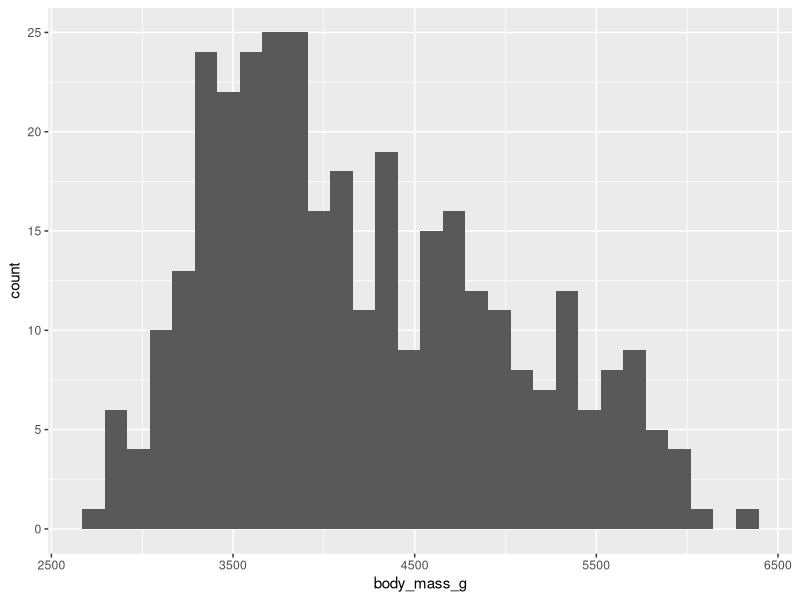
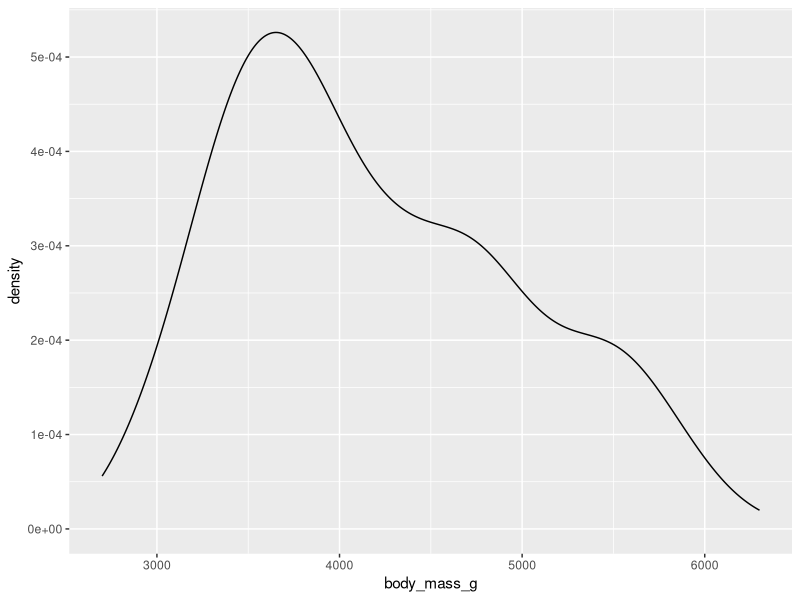
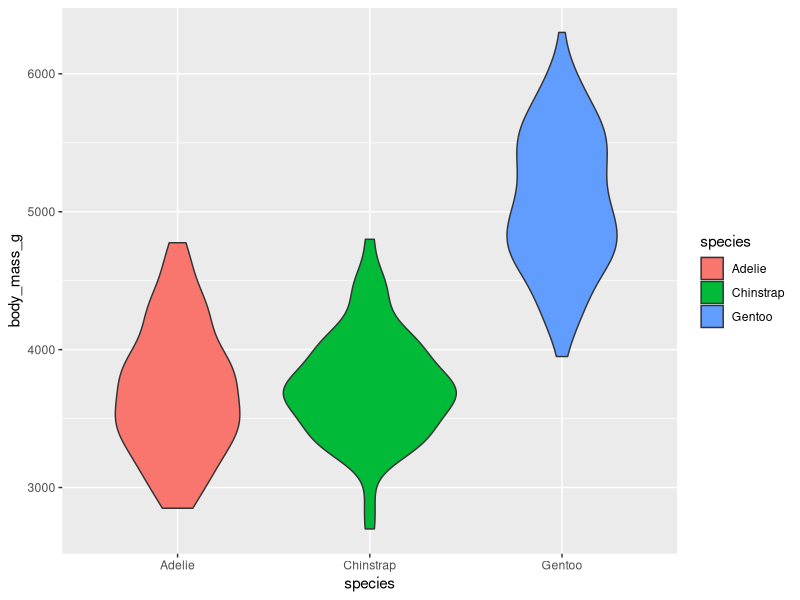
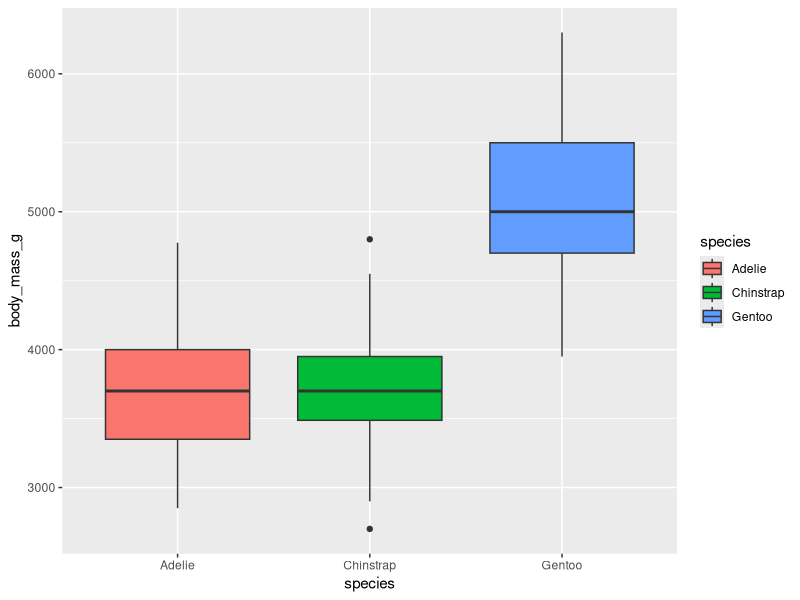
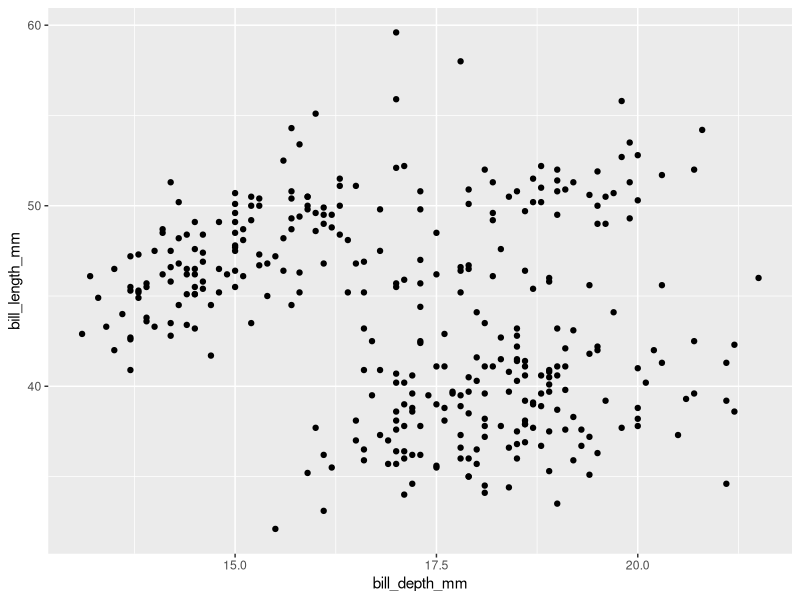
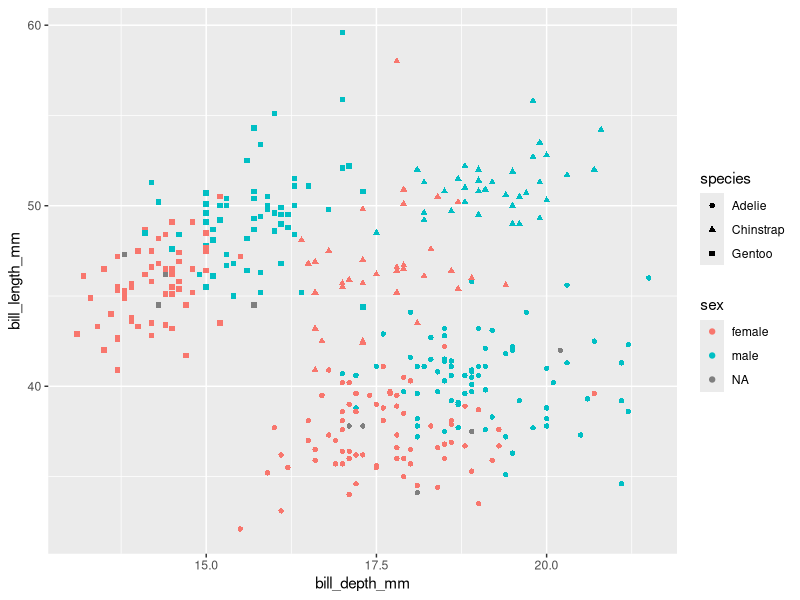
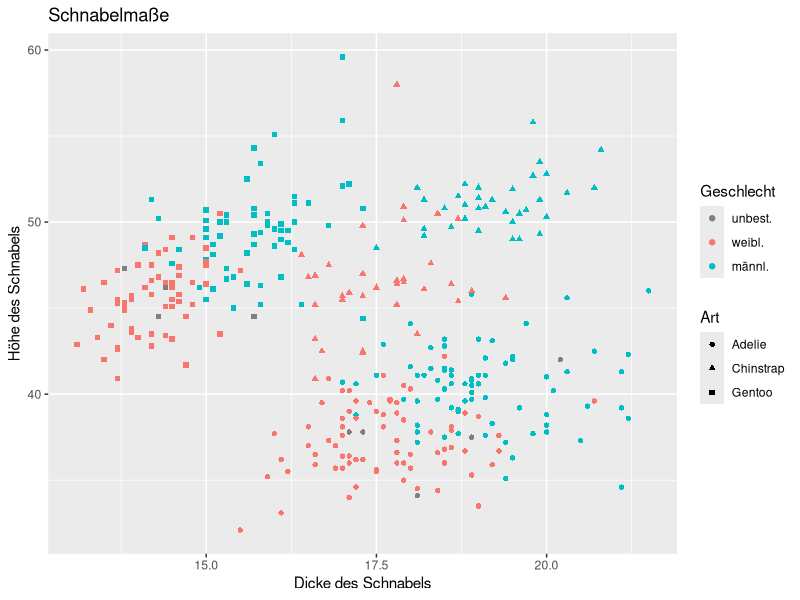
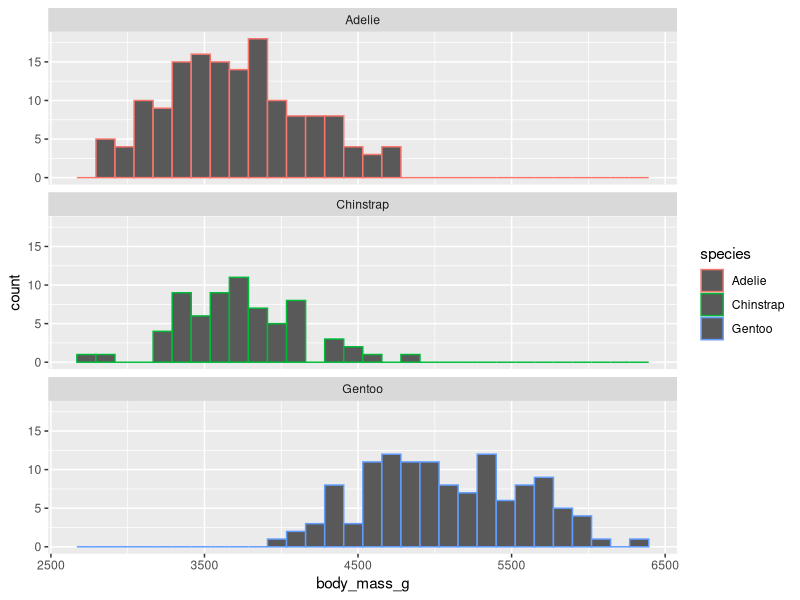

Write the R code that produced these figures, in order.
## ---- chunk 1
# Pakete und Daten laden
library(palmerpenguins)
library(ggplot2)
data("penguins")
## ---- chunk 2
# Histogramm erstellen
ggplot(data = penguins, aes(x = body_mass_g)) +
  geom_histogram(na.rm = TRUE)
## ---- chunk 3
# Densityplot erstellen
ggplot(data = penguins, aes(x = body_mass_g)) +
  geom_density(na.rm = TRUE)
## ---- chunk 4
# Violinienplot
ggplot(data = penguins, aes(x = species, y = body_mass_g, fill = species)) +
  geom_violin(na.rm = TRUE)
## ---- chunk 5
# Boxplot
ggplot(data = penguins, 
       aes(x = species, y = body_mass_g, fill = species)) +   
  geom_boxplot(na.rm = TRUE) 
## ---- chunk 6
# Streudiagramm
ggplot(data = penguins, 
       aes(x = bill_depth_mm, y = bill_length_mm)) +
  geom_point(na.rm = TRUE)
## ---- chunk 7
# Streudiagamm mit Farb- und Formunterschieden erstellen
ggplot(data = penguins, 
       aes(x = bill_depth_mm, y = bill_length_mm,
           shape = species, color = sex)) +
  geom_point(na.rm = TRUE)
## ---- chunk 8
# Streudiagramm mit angepasstem Legendentitel
ggplot(data = penguins, 
       aes(x = bill_depth_mm, y = bill_length_mm, 
           shape = species, color = sex)) +
  geom_point(na.rm = TRUE) + 
  labs(x = "Dicke des Schnabels",
       y = "Höhe des Schnabels",
       title = "Schnabelmaße") +
 scale_colour_discrete(name = "Geschlecht",
                       breaks = c(NA, "female", "male"),
                       labels = c("unbest.", "weibl.", "männl.")) +
 scale_shape_discrete(name  ="Art")
## ---- chunk 9
# Densityplot erstellen
ggplot(data = penguins, aes(x = body_mass_g, color = species))+
  geom_histogram(na.rm = TRUE) + 
  facet_wrap(~species, ncol = 1) 
## ---- chunk 10
# Violinienplot
ggplot(data = penguins, 
       aes(x = species, fill = species, y = body_mass_g)) +
  geom_violin(na.rm = TRUE) +
  facet_wrap(~sex)
